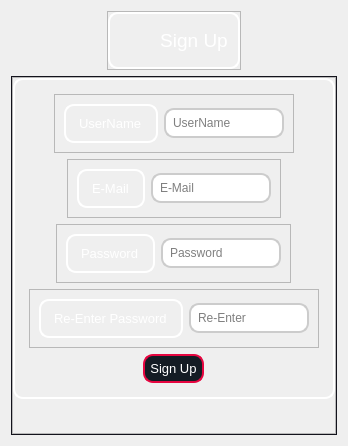
            <widget class="QWidget" name="Sign_Up_Page">
             <layout class="QVBoxLayout" name="verticalLayout_10">
              <item alignment="Qt::AlignHCenter">
               <widget class="QFrame" name="frame_14">
                <property name="font">
                 <font>
                  <pointsize>13</pointsize>
                 </font>
                </property>
                <property name="frameShape">
                 <enum>QFrame::StyledPanel</enum>
                </property>
                <property name="frameShadow">
                 <enum>QFrame::Sunken</enum>
                </property>
                <layout class="QHBoxLayout" name="horizontalLayout_6">
                 <property name="spacing">
                  <number>0</number>
                 </property>
                 <property name="leftMargin">
                  <number>0</number>
                 </property>
                 <property name="topMargin">
                  <number>0</number>
                 </property>
                 <property name="rightMargin">
                  <number>0</number>
                 </property>
                 <property name="bottomMargin">
                  <number>0</number>
                 </property>
                 <item>
                  <widget class="QFrame" name="frame">
                   <property name="styleSheet">
                    <string notr="true">QFrame{
    border-radius: 10px;
    border: 2px solid  white;
    padding: 5px;
color:white;}
QLabel{
border:0px;
}</string>
                   </property>
                   <property name="frameShape">
                    <enum>QFrame::StyledPanel</enum>
                   </property>
                   <property name="frameShadow">
                    <enum>QFrame::Raised</enum>
                   </property>
                   <layout class="QHBoxLayout" name="horizontalLayout_18">
                    <property name="spacing">
                     <number>0</number>
                    </property>
                    <property name="leftMargin">
                     <number>0</number>
                    </property>
                    <property name="topMargin">
                     <number>0</number>
                    </property>
                    <property name="rightMargin">
                     <number>0</number>
                    </property>
                    <property name="bottomMargin">
                     <number>0</number>
                    </property>
                    <item>
                     <widget class="QLabel" name="label_5">
                      <property name="minimumSize">
                       <size>
                        <width>40</width>
                        <height>40</height>
                       </size>
                      </property>
                      <property name="maximumSize">
                       <size>
                        <width>40</width>
                        <height>40</height>
                       </size>
                      </property>
                      <property name="text">
                       <string/>
                      </property>
                      <property name="pixmap">
                       <pixmap resource="../Qss/icons/_icons.qrc">:/icons/Icons/feather/user-plus.png</pixmap>
                      </property>
                      <property name="scaledContents">
                       <bool>true</bool>
                      </property>
                     </widget>
                    </item>
                    <item>
                     <widget class="QLabel" name="label_12">
                      <property name="font">
                       <font>
                        <pointsize>14</pointsize>
                       </font>
                      </property>
                      <property name="layoutDirection">
                       <enum>Qt::LeftToRight</enum>
                      </property>
                      <property name="styleSheet">
                       <string notr="true"/>
                      </property>
                      <property name="text">
                       <string>Sign Up</string>
                      </property>
                      <property name="alignment">
                       <set>Qt::AlignHCenter|Qt::AlignTop</set>
                      </property>
                     </widget>
                    </item>
                   </layout>
                  </widget>
                 </item>
                </layout>
               </widget>
              </item>
              <item>
               <widget class="QFrame" name="frame_15">
                <property name="sizePolicy">
                 <sizepolicy hsizetype="Preferred" vsizetype="Expanding">
                  <horstretch>0</horstretch>
                  <verstretch>0</verstretch>
                 </sizepolicy>
                </property>
                <property name="palette">
                 <palette>
                  <active>
                   <colorrole role="Button">
                    <brush brushstyle="SolidPattern">
                     <color alpha="255">
                      <red>24</red>
                      <green>24</green>
                      <blue>36</blue>
                     </color>
                    </brush>
                   </colorrole>
                   <colorrole role="Base">
                    <brush brushstyle="SolidPattern">
                     <color alpha="255">
                      <red>24</red>
                      <green>24</green>
                      <blue>36</blue>
                     </color>
                    </brush>
                   </colorrole>
                   <colorrole role="Window">
                    <brush brushstyle="SolidPattern">
                     <color alpha="255">
                      <red>24</red>
                      <green>24</green>
                      <blue>36</blue>
                     </color>
                    </brush>
                   </colorrole>
                  </active>
                  <inactive>
                   <colorrole role="Button">
                    <brush brushstyle="SolidPattern">
                     <color alpha="255">
                      <red>24</red>
                      <green>24</green>
                      <blue>36</blue>
                     </color>
                    </brush>
                   </colorrole>
                   <colorrole role="Base">
                    <brush brushstyle="SolidPattern">
                     <color alpha="255">
                      <red>24</red>
                      <green>24</green>
                      <blue>36</blue>
                     </color>
                    </brush>
                   </colorrole>
                   <colorrole role="Window">
                    <brush brushstyle="SolidPattern">
                     <color alpha="255">
                      <red>24</red>
                      <green>24</green>
                      <blue>36</blue>
                     </color>
                    </brush>
                   </colorrole>
                  </inactive>
                  <disabled>
                   <colorrole role="Button">
                    <brush brushstyle="SolidPattern">
                     <color alpha="255">
                      <red>24</red>
                      <green>24</green>
                      <blue>36</blue>
                     </color>
                    </brush>
                   </colorrole>
                   <colorrole role="Base">
                    <brush brushstyle="SolidPattern">
                     <color alpha="255">
                      <red>24</red>
                      <green>24</green>
                      <blue>36</blue>
                     </color>
                    </brush>
                   </colorrole>
                   <colorrole role="Window">
                    <brush brushstyle="SolidPattern">
                     <color alpha="255">
                      <red>24</red>
                      <green>24</green>
                      <blue>36</blue>
                     </color>
                    </brush>
                   </colorrole>
                  </disabled>
                 </palette>
                </property>
                <property name="styleSheet">
                 <string notr="true">#Sign_Up_info_after_check{
border:0px;
}
QPushButton{
	border:2px solid black;
}

QLabel{
    border-radius: 10px;
    border: 2px solid  white;
    padding: 10px;
color:white;
}
QPushButton{
border: 2px solid  white;
}
QLineEdit {
    border-radius: 10px;
    border: 2px solid #ccc;
    padding: 5px;
}
QPushButton{
	background-color:#141C24;
	border : 2px solid #E60540;
	padding:5px;
	border-radius:10px;
color:white;
}
QPushButton:hover {
    background-color: rgba(230, 5, 64, 0.3);;
}
QLineEdit:focus {
    border-color: hsl(0, 0%, 30%);
}
</string>
                </property>
                <property name="frameShape">
                 <enum>QFrame::StyledPanel</enum>
                </property>
                <property name="frameShadow">
                 <enum>QFrame::Raised</enum>
                </property>
                <layout class="QVBoxLayout" name="verticalLayout_14">
                 <property name="spacing">
                  <number>0</number>
                 </property>
                 <property name="leftMargin">
                  <number>0</number>
                 </property>
                 <property name="topMargin">
                  <number>0</number>
                 </property>
                 <property name="rightMargin">
                  <number>0</number>
                 </property>
                 <property name="bottomMargin">
                  <number>0</number>
                 </property>
                 <item>
                  <widget class="QFrame" name="Sign_Up_Page_2">
                   <property name="sizePolicy">
                    <sizepolicy hsizetype="Preferred" vsizetype="Preferred">
                     <horstretch>0</horstretch>
                     <verstretch>0</verstretch>
                    </sizepolicy>
                   </property>
                   <property name="frameShape">
                    <enum>QFrame::StyledPanel</enum>
                   </property>
                   <property name="frameShadow">
                    <enum>QFrame::Raised</enum>
                   </property>
                   <layout class="QVBoxLayout" name="verticalLayout_16">
                    <property name="spacing">
                     <number>0</number>
                    </property>
                    <property name="leftMargin">
                     <number>0</number>
                    </property>
                    <property name="topMargin">
                     <number>0</number>
                    </property>
                    <property name="rightMargin">
                     <number>0</number>
                    </property>
                    <property name="bottomMargin">
                     <number>0</number>
                    </property>
                    <item alignment="Qt::AlignHCenter">
                     <widget class="QFrame" name="Sign_Up_Info_Box">
                      <property name="palette">
                       <palette>
                        <active>
                         <colorrole role="WindowText">
                          <brush brushstyle="SolidPattern">
                           <color alpha="255">
                            <red>255</red>
                            <green>255</green>
                            <blue>255</blue>
                           </color>
                          </brush>
                         </colorrole>
                         <colorrole role="Button">
                          <brush brushstyle="SolidPattern">
                           <color alpha="255">
                            <red>24</red>
                            <green>24</green>
                            <blue>36</blue>
                           </color>
                          </brush>
                         </colorrole>
                         <colorrole role="Text">
                          <brush brushstyle="SolidPattern">
                           <color alpha="255">
                            <red>255</red>
                            <green>255</green>
                            <blue>255</blue>
                           </color>
                          </brush>
                         </colorrole>
                         <colorrole role="ButtonText">
                          <brush brushstyle="SolidPattern">
                           <color alpha="255">
                            <red>255</red>
                            <green>255</green>
                            <blue>255</blue>
                           </color>
                          </brush>
                         </colorrole>
                         <colorrole role="Base">
                          <brush brushstyle="SolidPattern">
                           <color alpha="255">
                            <red>24</red>
                            <green>24</green>
                            <blue>36</blue>
                           </color>
                          </brush>
                         </colorrole>
                         <colorrole role="Window">
                          <brush brushstyle="SolidPattern">
                           <color alpha="255">
                            <red>24</red>
                            <green>24</green>
                            <blue>36</blue>
                           </color>
                          </brush>
                         </colorrole>
                         <colorrole role="PlaceholderText">
                          <brush brushstyle="SolidPattern">
                           <color alpha="128">
                            <red>204</red>
                            <green>204</green>
                            <blue>204</blue>
                           </color>
                          </brush>
                         </colorrole>
                        </active>
                        <inactive>
                         <colorrole role="WindowText">
                          <brush brushstyle="SolidPattern">
                           <color alpha="255">
                            <red>255</red>
                            <green>255</green>
                            <blue>255</blue>
                           </color>
                          </brush>
                         </colorrole>
                         <colorrole role="Button">
                          <brush brushstyle="SolidPattern">
                           <color alpha="255">
                            <red>24</red>
                            <green>24</green>
                            <blue>36</blue>
                           </color>
                          </brush>
                         </colorrole>
                         <colorrole role="Text">
                          <brush brushstyle="SolidPattern">
                           <color alpha="255">
                            <red>255</red>
                            <green>255</green>
                            <blue>255</blue>
                           </color>
                          </brush>
                         </colorrole>
                         <colorrole role="ButtonText">
                          <brush brushstyle="SolidPattern">
                           <color alpha="255">
                            <red>255</red>
                            <green>255</green>
                            <blue>255</blue>
                           </color>
                          </brush>
                         </colorrole>
                         <colorrole role="Base">
                          <brush brushstyle="SolidPattern">
                           <color alpha="255">
                            <red>24</red>
                            <green>24</green>
                            <blue>36</blue>
                           </color>
                          </brush>
                         </colorrole>
                         <colorrole role="Window">
                          <brush brushstyle="SolidPattern">
                           <color alpha="255">
                            <red>24</red>
                            <green>24</green>
                            <blue>36</blue>
                           </color>
                          </brush>
                         </colorrole>
                         <colorrole role="PlaceholderText">
                          <brush brushstyle="SolidPattern">
                           <color alpha="128">
                            <red>204</red>
                            <green>204</green>
                            <blue>204</blue>
                           </color>
                          </brush>
                         </colorrole>
                        </inactive>
                        <disabled>
                         <colorrole role="WindowText">
                          <brush brushstyle="SolidPattern">
                           <color alpha="255">
                            <red>255</red>
                            <green>255</green>
                            <blue>255</blue>
                           </color>
                          </brush>
                         </colorrole>
                         <colorrole role="Button">
                          <brush brushstyle="SolidPattern">
                           <color alpha="255">
                            <red>24</red>
                            <green>24</green>
                            <blue>36</blue>
                           </color>
                          </brush>
                         </colorrole>
                         <colorrole role="Text">
                          <brush brushstyle="SolidPattern">
                           <color alpha="255">
                            <red>255</red>
                            <green>255</green>
                            <blue>255</blue>
                           </color>
                          </brush>
                         </colorrole>
                         <colorrole role="ButtonText">
                          <brush brushstyle="SolidPattern">
                           <color alpha="255">
                            <red>255</red>
                            <green>255</green>
                            <blue>255</blue>
                           </color>
                          </brush>
                         </colorrole>
                         <colorrole role="Base">
                          <brush brushstyle="SolidPattern">
                           <color alpha="255">
                            <red>24</red>
                            <green>24</green>
                            <blue>36</blue>
                           </color>
                          </brush>
                         </colorrole>
                         <colorrole role="Window">
                          <brush brushstyle="SolidPattern">
                           <color alpha="255">
                            <red>24</red>
                            <green>24</green>
                            <blue>36</blue>
                           </color>
                          </brush>
                         </colorrole>
                         <colorrole role="PlaceholderText">
                          <brush brushstyle="SolidPattern">
                           <color alpha="128">
                            <red>204</red>
                            <green>204</green>
                            <blue>204</blue>
                           </color>
                          </brush>
                         </colorrole>
                        </disabled>
                       </palette>
                      </property>
                      <property name="styleSheet">
                       <string notr="true">#Sign_Up_Info_Box{
    border-radius: 10px;
    border: 2px solid  white;
    padding: 5px;
color:white;
}</string>
                      </property>
                      <property name="frameShape">
                       <enum>QFrame::StyledPanel</enum>
                      </property>
                      <property name="frameShadow">
                       <enum>QFrame::Raised</enum>
                      </property>
                      <layout class="QVBoxLayout" name="verticalLayout_15">
                       <item alignment="Qt::AlignHCenter">
                        <widget class="QFrame" name="User_info_box">
                         <property name="frameShape">
                          <enum>QFrame::StyledPanel</enum>
                         </property>
                         <property name="frameShadow">
                          <enum>QFrame::Raised</enum>
                         </property>
                         <layout class="QHBoxLayout" name="horizontalLayout_14">
                          <item>
                           <widget class="QLabel" name="label">
                            <property name="font">
                             <font>
                              <pointsize>10</pointsize>
                             </font>
                            </property>
                            <property name="text">
                             <string>UserName</string>
                            </property>
                           </widget>
                          </item>
                          <item>
                           <widget class="QLineEdit" name="User_Info_Input">
                            <property name="placeholderText">
                             <string>UserName</string>
                            </property>
                           </widget>
                          </item>
                         </layout>
                        </widget>
                       </item>
                       <item alignment="Qt::AlignHCenter">
                        <widget class="QFrame" name="EMail_box">
                         <property name="frameShape">
                          <enum>QFrame::StyledPanel</enum>
                         </property>
                         <property name="frameShadow">
                          <enum>QFrame::Raised</enum>
                         </property>
                         <layout class="QHBoxLayout" name="horizontalLayout_17">
                          <item>
                           <widget class="QLabel" name="label_4">
                            <property name="font">
                             <font>
                              <pointsize>10</pointsize>
                             </font>
                            </property>
                            <property name="text">
                             <string>E-Mail</string>
                            </property>
                           </widget>
                          </item>
                          <item>
                           <widget class="QLineEdit" name="EMail_input">
                            <property name="text">
                             <string/>
                            </property>
                            <property name="placeholderText">
                             <string>E-Mail</string>
                            </property>
                           </widget>
                          </item>
                         </layout>
                        </widget>
                       </item>
                       <item alignment="Qt::AlignHCenter">
                        <widget class="QFrame" name="Pass_box">
                         <property name="frameShape">
                          <enum>QFrame::StyledPanel</enum>
                         </property>
                         <property name="frameShadow">
                          <enum>QFrame::Raised</enum>
                         </property>
                         <layout class="QHBoxLayout" name="horizontalLayout_15">
                          <item>
                           <widget class="QLabel" name="label_2">
                            <property name="font">
                             <font>
                              <pointsize>10</pointsize>
                             </font>
                            </property>
                            <property name="text">
                             <string>Password</string>
                            </property>
                           </widget>
                          </item>
                          <item>
                           <widget class="QLineEdit" name="Pass_input">
                            <property name="echoMode">
                             <enum>QLineEdit::Password</enum>
                            </property>
                            <property name="placeholderText">
                             <string>Password</string>
                            </property>
                           </widget>
                          </item>
                         </layout>
                        </widget>
                       </item>
                       <item alignment="Qt::AlignHCenter">
                        <widget class="QFrame" name="ReEnter_pass_box">
                         <property name="frameShape">
                          <enum>QFrame::StyledPanel</enum>
                         </property>
                         <property name="frameShadow">
                          <enum>QFrame::Raised</enum>
                         </property>
                         <layout class="QHBoxLayout" name="horizontalLayout_16">
                          <item>
                           <widget class="QLabel" name="label_3">
                            <property name="font">
                             <font>
                              <pointsize>10</pointsize>
                             </font>
                            </property>
                            <property name="text">
                             <string>Re-Enter Password</string>
                            </property>
                           </widget>
                          </item>
                          <item>
                           <widget class="QLineEdit" name="Re_enter_pass_input">
                            <property name="echoMode">
                             <enum>QLineEdit::Password</enum>
                            </property>
                            <property name="placeholderText">
                             <string>Re-Enter</string>
                            </property>
                           </widget>
                          </item>
                         </layout>
                        </widget>
                       </item>
                       <item alignment="Qt::AlignHCenter">
                        <widget class="QPushButton" name="Sign_up_btn">
                         <property name="font">
                          <font>
                           <pointsize>10</pointsize>
                          </font>
                         </property>
                         <property name="cursor">
                          <cursorShape>PointingHandCursor</cursorShape>
                         </property>
                         <property name="text">
                          <string>Sign Up</string>
                         </property>
                         <property name="icon">
                          <iconset resource="../Qss/icons/_icons.qrc">
                           <normaloff>:/icons/Icons/feather/user-plus.png</normaloff>:/icons/Icons/feather/user-plus.png</iconset>
                         </property>
                        </widget>
                       </item>
                      </layout>
                     </widget>
                    </item>
                    <item alignment="Qt::AlignHCenter|Qt::AlignVCenter">
                     <widget class="QLabel" name="Sign_Up_info_after_check">
                      <property name="text">
                       <string/>
                      </property>
                     </widget>
                    </item>
                   </layout>
                  </widget>
                 </item>
                </layout>
               </widget>
              </item>
             </layout>
            </widget>
